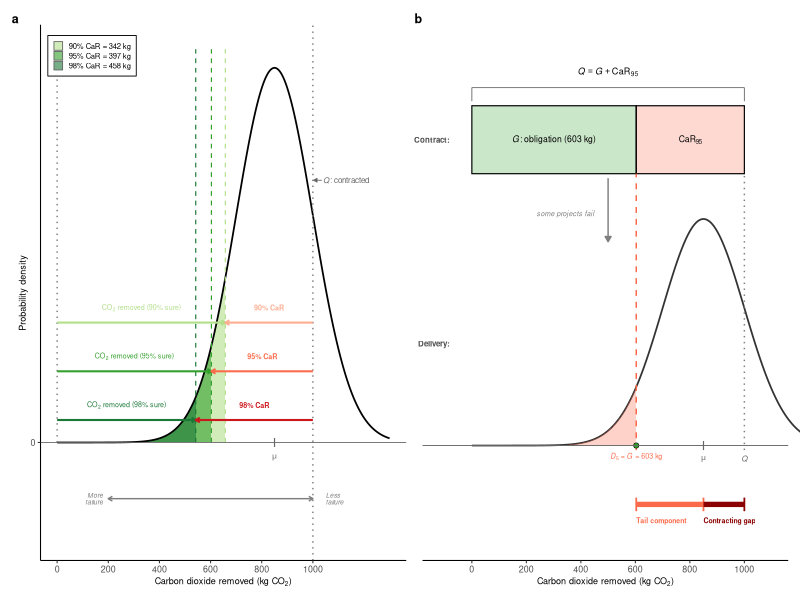
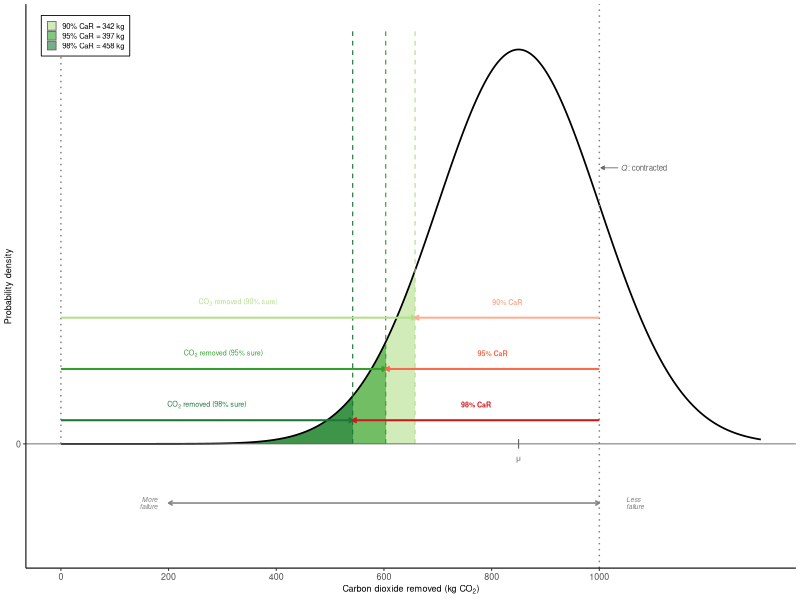
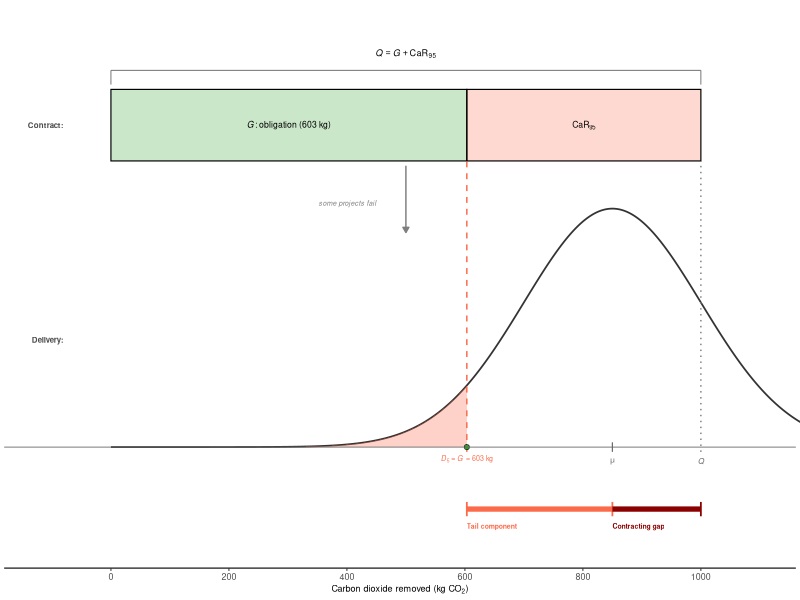

Recreate these plots in R, in order.
# Figure 1: CaR Definition and Buffer Interpretation
# Panel (a): CaR definition (truncated normal with CaR arrows + decomposition)
# Panel (b): Buffer interpretation diagram (contract bar + delivery distribution)
#
# The buffer interpretation follows notes/buffer_interpretation.tex:
#   CaR = Buffer, by definition, when both computed at contracted scale Q.
#   Contract Q = G + CaR_95, so D_5(Q) = G, where G is the delivery obligation.
#   The D_5 calculation is on ALL Q tonnes (obligation + buffer), so
#   buffer-on-buffer failure is already accounted for.

# Libraries ----------------------------------------------------------------

library(ggplot2)
library(patchwork)
library(truncnorm)
library(grid)

# Output directory ---------------------------------------------------------

out_dir <- "outputs/main"
subfig_dir <- file.path(out_dir, "subfigs")
if (!dir.exists(out_dir)) dir.create(out_dir, recursive = TRUE)
if (!dir.exists(subfig_dir)) dir.create(subfig_dir, recursive = TRUE)

# Parameters ---------------------------------------------------------------

CAR_MEAN  <- 850
CAR_SD    <- 150
CAR_LOWER <- 0
CAR_UPPER <- Inf   # no upper truncation: delivery can exceed Q
Q_TARGET  <- 1000  # Q: total contracted removal

# Expected value of truncated normal
CAR_MU <- etruncnorm(a = CAR_LOWER, b = CAR_UPPER, mean = CAR_MEAN, sd = CAR_SD)

# Confidence level for main display
ALPHA <- 0.95

# Colors
GREEN_SHADES <- c("0.9" = "#b2df8a", "0.95" = "#33a02c", "0.98" = "#1b7837")
RED_SHADES   <- c("0.9" = "#fcae91", "0.95" = "#fb6a4a", "0.98" = "#cb181d")
GREEN_95 <- "#33a02c"
RED_95   <- "#fb6a4a"
DARK_RED <- "#8b0000"

# Confidence levels
confidence_levels <- c(0.90, 0.95, 0.98)

# Generate distribution data -----------------------------------------------

x_car <- seq(CAR_LOWER, Q_TARGET + 2 * CAR_SD, length.out = 1000)
y_car <- dtruncnorm(x_car, a = CAR_LOWER, b = CAR_UPPER,
                     mean = CAR_MEAN, sd = CAR_SD)
df_car <- data.frame(x = x_car, y = y_car)

# CaR thresholds for all three confidence levels
car_thresholds <- qtruncnorm(1 - confidence_levels,
                              a = CAR_LOWER, b = CAR_UPPER,
                              mean = CAR_MEAN, sd = CAR_SD)
car_values <- Q_TARGET - car_thresholds

# Shorthand for 95%
p5 <- car_thresholds[2]
car_95 <- car_values[2]

y_max <- max(y_car)

# Shading data for all three levels
shade_car <- do.call(rbind, lapply(seq_along(confidence_levels), function(i) {
  cl <- confidence_levels[i]
  thresh <- car_thresholds[i]
  xs <- seq(CAR_LOWER + 0.1, thresh, length.out = 300)
  data.frame(
    x = xs,
    y = dtruncnorm(xs, a = CAR_LOWER, b = CAR_UPPER,
                    mean = CAR_MEAN, sd = CAR_SD),
    level = as.character(cl)
  )
}))
shade_car$level <- factor(shade_car$level, levels = c("0.9", "0.95", "0.98"))

# Shading data: tail region below p5 (for panel b)
shade_tail <- data.frame(
  x = seq(CAR_LOWER + 0.1, p5, length.out = 300),
  y = dtruncnorm(seq(CAR_LOWER + 0.1, p5, length.out = 300),
                  a = CAR_LOWER, b = CAR_UPPER,
                  mean = CAR_MEAN, sd = CAR_SD)
)

# "Panel (a): CaR Definition" ---------------------------------------------

# Arrow y-positions for 90%, 95%, 98% (staggered)
arrow_ys <- y_max * c(0.32, 0.19, 0.06)

panel_a <- ggplot() +
  # Green shading: all three tail regions
  geom_area(
    data = shade_car, aes(x = x, y = y, fill = level),
    position = "identity", alpha = 0.6
  ) +
  # Density curve
  geom_line(data = df_car, aes(x = x, y = y), linewidth = 0.6) +
  scale_fill_manual(
    values = GREEN_SHADES,
    labels = paste0(confidence_levels * 100, "% CaR = ",
                    round(car_values), " kg"),
    name = NULL
  ) +
  # Vertical dashed lines at thresholds
  annotate("segment",
           x = car_thresholds, xend = car_thresholds,
           y = 0, yend = y_max * 1.05,
           linetype = "dashed", color = unname(GREEN_SHADES),
           linewidth = 0.4) +
  # Q target line + label
  geom_vline(xintercept = Q_TARGET, linetype = "dotted",
             color = "grey50", linewidth = 0.5) +
  annotate("text", x = Q_TARGET + 40, y = y_max * 0.70,
           label = 'italic(Q)*": contracted"', parse = TRUE, hjust = 0,
           size = 2, color = "grey40") +
  annotate("segment", x = Q_TARGET + 35, xend = Q_TARGET + 3,
           y = y_max * 0.70, yend = y_max * 0.70,
           arrow = arrow(length = unit(0.1, "cm"), type = "closed"),
           color = "grey40", linewidth = 0.3) +
  # mu tick mark at y=0 level
  annotate("segment", x = CAR_MU, xend = CAR_MU,
           y = -y_max * 0.012, yend = y_max * 0.012,
           color = "grey40", linewidth = 0.4) +
  annotate("text", x = CAR_MU, y = -y_max * 0.04,
           label = expression(mu), size = 2, color = "grey40") +
  # x=0 vertical line
  annotate("segment", x = 0, xend = 0,
           y = 0, yend = y_max * 1.05,
           linetype = "dotted", color = "grey50", linewidth = 0.5) +
  # Green "Carbon Removed" arrows (0 -> each threshold)
  annotate("segment",
           x = rep(0, 3), xend = car_thresholds,
           y = arrow_ys, yend = arrow_ys,
           arrow = arrow(length = unit(0.12, "cm")),
           color = unname(GREEN_SHADES), linewidth = 0.7) +
  annotate("text",
           x = car_thresholds / 2,
           y = arrow_ys + y_max * 0.04,
           label = paste0('"CO"[2]*" removed (', confidence_levels * 100, '% sure)"'),
           parse = TRUE,
           size = 1.8, color = unname(GREEN_SHADES), fontface = "bold",
           hjust = 0.5) +
  # Red "CaR" arrows (Q -> each threshold)
  annotate("segment",
           x = rep(Q_TARGET, 3), xend = car_thresholds,
           y = arrow_ys, yend = arrow_ys,
           arrow = arrow(length = unit(0.12, "cm")),
           color = unname(RED_SHADES), linewidth = 0.7) +
  annotate("text",
           x = (car_thresholds + Q_TARGET) / 2,
           y = arrow_ys + y_max * 0.04,
           label = paste0(confidence_levels * 100, "% CaR"),
           size = 1.8, color = unname(RED_SHADES), fontface = "bold",
           hjust = 0.5) +
  # Below-axis: "More failure / Less failure" arrow
  annotate("segment", x = 200, xend = Q_TARGET,
           y = -y_max * 0.15, yend = -y_max * 0.15,
           arrow = arrow(length = unit(0.12, "cm"), ends = "both"),
           color = "grey50", linewidth = 0.5) +
  annotate("text", x = 180, y = -y_max * 0.15,
           label = "More\nfailure",
           size = 1.7, hjust = 1, color = "grey50", fontface = "italic",
           lineheight = 0.85) +
  annotate("text", x = Q_TARGET + 50, y = -y_max * 0.15,
           label = "Less\nfailure",
           size = 1.7, hjust = 0, color = "grey50", fontface = "italic",
           lineheight = 0.85) +
  # Formatting
  geom_hline(yintercept = 0, linewidth = 0.3, color = "grey40") +
  scale_x_continuous(breaks = seq(0, 1000, by = 200)) +
  scale_y_continuous(breaks = 0, labels = "0") +
  coord_cartesian(xlim = c(0, 1300),
                  ylim = c(-y_max * 0.25, y_max * 1.05),
                  clip = "off") +
  labs(
    x = expression("Carbon dioxide removed (kg CO"[2]*")"),
    y = "Probability density"
  ) +
  theme_classic(base_size = 8) +
  theme(
    plot.margin = margin(3, 3, 3, 3),
    axis.title = element_text(size = 6.5),
    legend.position = "inside",
    legend.position.inside = c(0.02, 0.98),
    legend.justification = c(0, 1),
    legend.key.size = unit(0.25, "cm"),
    legend.text = element_text(size = 5.5),
    legend.background = element_rect(fill = alpha("white", 0.9),
                                     color = "black", linewidth = 0.3),
    plot.tag = element_text(face = "bold", size = 9)
  ) +
  guides(fill = guide_legend(override.aes = list(color = "grey40",
                                                  linewidth = 0.3)))

# "Panel (b): Buffer Interpretation" ---------------------------------------
# Recreates the TikZ diagram from cambridge.tex slide 13 in ggplot2.
# Shows: contract bar (Q* + buffer), delivery distribution, p5 = Q*.
# Consistent with buffer_interpretation.tex analysis.

# Buffer interpretation parameters
# G_OBLIG is the delivery obligation; Q is total contracted
G_OBLIG <- p5       # delivery obligation = 5th percentile of distribution
Q_TOTAL <- Q_TARGET # total contracted (= G + CaR_95)
BUFFER  <- Q_TOTAL - G_OBLIG  # = CaR_95

# Vertical layout positions (in data coordinates of the delivery axis)
bar_top    <- y_max * 1.50
bar_bottom <- y_max * 1.20
brace_y    <- y_max * 1.65
arrow_mid  <- y_max * 0.85

panel_b <- ggplot() +
  # === Contract bar: obligation portion (green) ===
  annotate("rect",
           xmin = 0, xmax = G_OBLIG,
           ymin = bar_bottom, ymax = bar_top,
           fill = GREEN_95, alpha = 0.25, color = "black", linewidth = 0.4) +
  annotate("text", x = G_OBLIG / 2, y = (bar_top + bar_bottom) / 2,
           label = paste0('italic(G)*": obligation ("*', round(G_OBLIG), '*" kg)"'),
           parse = TRUE, size = 2.2) +
  # === Contract bar: Buffer portion (red) ===
  annotate("rect",
           xmin = G_OBLIG, xmax = Q_TOTAL,
           ymin = bar_bottom, ymax = bar_top,
           fill = RED_95, alpha = 0.25, color = "black", linewidth = 0.4) +
  annotate("text", x = (G_OBLIG + Q_TOTAL) / 2,
           y = (bar_top + bar_bottom) / 2,
           label = expression(CaR[95]),
           size = 2.2) +
  # === Brace above: Q = G + CaR_95 ===
  # Bracket line just above the bar
  annotate("segment", x = 0, xend = 0,
           y = bar_top + y_max * 0.02, yend = bar_top + y_max * 0.08,
           color = "grey40", linewidth = 0.3) +
  annotate("segment", x = Q_TOTAL, xend = Q_TOTAL,
           y = bar_top + y_max * 0.02, yend = bar_top + y_max * 0.08,
           color = "grey40", linewidth = 0.3) +
  annotate("segment", x = 0, xend = Q_TOTAL,
           y = bar_top + y_max * 0.08, yend = bar_top + y_max * 0.08,
           color = "grey40", linewidth = 0.3) +
  # Text above the bracket line
  annotate("text", x = Q_TOTAL / 2, y = bar_top + y_max * 0.15,
           label = expression(italic(Q) == italic(G) + CaR[95]),
           size = 2.3) +
  # === Arrow down: "some projects fail" ===
  annotate("segment",
           x = Q_TOTAL / 2, xend = Q_TOTAL / 2,
           y = bar_bottom - y_max * 0.02,
           yend = arrow_mid + y_max * 0.05,
           arrow = arrow(length = unit(0.15, "cm"), type = "closed"),
           color = "grey50", linewidth = 0.5) +
  annotate("text", x = Q_TOTAL / 2 - 50, y = (bar_bottom + arrow_mid) / 2,
           label = "some projects fail",
           size = 1.8, color = "grey50", hjust = 1, fontface = "italic") +
  # === Delivery distribution ===
  geom_line(data = df_car, aes(x = x, y = y), linewidth = 0.6,
            color = "grey20") +
  # Red tail shading (below p5)
  geom_area(data = shade_tail, aes(x = x, y = y),
            fill = RED_95, alpha = 0.3) +
  # (5% tail label removed for clarity)
  # === Dashed line at D_5 = G ===
  annotate("segment", x = G_OBLIG, xend = G_OBLIG,
           y = -y_max * 0.02, yend = bar_bottom,
           linetype = "dashed", color = RED_95, linewidth = 0.5) +
  annotate("point", x = G_OBLIG, y = 0, shape = 21,
           fill = GREEN_95, color = "black", size = 1.6, stroke = 0.3) +
  annotate("text", x = G_OBLIG, y = -y_max * 0.05,
           label = paste0('italic(D)[5] == italic(G)*" = ', round(G_OBLIG), ' kg"'),
           parse = TRUE,
           size = 1.8, color = RED_95) +
  # === Dotted line at Q ===
  annotate("segment", x = Q_TOTAL, xend = Q_TOTAL,
           y = -y_max * 0.02, yend = bar_bottom,
           linetype = "dotted", color = "grey50", linewidth = 0.5) +
  # === "Contract" and "Delivery" labels ===
  annotate("text", x = -80, y = (bar_top + bar_bottom) / 2,
           label = "Contract:", size = 2, fontface = "bold",
           hjust = 1, color = "grey30") +
  annotate("text", x = -80, y = y_max * 0.45,
           label = "Delivery:", size = 2, fontface = "bold",
           hjust = 1, color = "grey30") +
  # === CaR decomposition bar below distribution ===
  # Tail component bracket: D_5 to mu
  annotate("segment", x = p5, xend = CAR_MU,
           y = -y_max * 0.26, yend = -y_max * 0.26,
           linewidth = 1.8, color = RED_95) +
  annotate("segment", x = p5, xend = p5,
           y = -y_max * 0.23, yend = -y_max * 0.29,
           linewidth = 0.6, color = RED_95) +
  annotate("segment", x = CAR_MU, xend = CAR_MU,
           y = -y_max * 0.23, yend = -y_max * 0.29,
           linewidth = 0.6, color = RED_95) +
  annotate("text", x = p5, y = -y_max * 0.33,
           label = "Tail component", size = 1.75, fontface = "bold",
           hjust = 0, color = RED_95) +
  # Contracting gap bracket: mu to Q
  annotate("segment", x = CAR_MU, xend = Q_TOTAL,
           y = -y_max * 0.26, yend = -y_max * 0.26,
           linewidth = 1.8, color = DARK_RED) +
  annotate("segment", x = Q_TOTAL, xend = Q_TOTAL,
           y = -y_max * 0.23, yend = -y_max * 0.29,
           linewidth = 0.6, color = DARK_RED) +
  annotate("text", x = CAR_MU, y = -y_max * 0.33,
           label = "Contracting gap", size = 1.75, fontface = "bold",
           hjust = 0, color = DARK_RED) +
  # mu tick mark at y=0 level
  annotate("segment", x = CAR_MU, xend = CAR_MU,
           y = -y_max * 0.02, yend = y_max * 0.02,
           color = "grey40", linewidth = 0.4) +
  annotate("text", x = CAR_MU, y = -y_max * 0.06,
           label = expression(mu), size = 2, color = "grey40") +
  # Q tick mark at y=0 level (separate from dotted line)
  annotate("text", x = Q_TARGET, y = -y_max * 0.06,
           label = expression(italic(Q)), size = 2, color = "grey40") +
  # Formatting
  geom_hline(yintercept = 0, linewidth = 0.3, color = "grey40") +
  scale_x_continuous(breaks = seq(0, 1000, by = 200)) +
  scale_y_continuous(breaks = NULL) +
  coord_cartesian(xlim = c(-120, 1100),
                  ylim = c(-y_max * 0.40, brace_y + y_max * 0.10),
                  clip = "off") +
  labs(
    x = expression("Carbon dioxide removed (kg CO"[2]*")"),
    y = NULL
  ) +
  theme_classic(base_size = 8) +
  theme(
    plot.margin = margin(3, 3, 3, 3),
    axis.title = element_text(size = 6.5),
    axis.text.y = element_blank(),
    axis.ticks.y = element_blank(),
    axis.line.y = element_blank(),
    plot.tag = element_text(face = "bold", size = 9)
  )

# Assemble & save ----------------------------------------------------------

fig1 <- panel_a + panel_b +
  plot_layout(widths = c(1, 1)) +
  plot_annotation(tag_levels = "a")

# 183 mm wide = 7.2 inches; height scaled proportionally
ggsave(file.path(out_dir, "figure1.pdf"), fig1,
       width = 183, height = 75, units = "mm")
ggsave(file.path(subfig_dir, "figure1a.pdf"), panel_a,
       width = 91.5, height = 75, units = "mm")
ggsave(file.path(subfig_dir, "figure1b.pdf"), panel_b,
       width = 91.5, height = 75, units = "mm")

cat("Saved figure1.pdf to", out_dir, "\n")
cat("Saved figure1a.pdf, figure1b.pdf to", subfig_dir, "\n")
